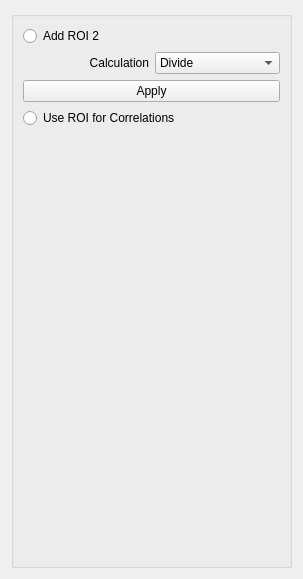
         <widget class="QWidget" name="page_8">
          <property name="geometry">
           <rect>
            <x>0</x>
            <y>0</y>
            <width>303</width>
            <height>579</height>
           </rect>
          </property>
          <attribute name="label">
           <string>Spectrum Calculations</string>
          </attribute>
          <layout class="QGridLayout" name="gridLayout_23">
           <item row="0" column="0">
            <widget class="QGroupBox" name="groupBox_7">
             <property name="title">
              <string/>
             </property>
             <layout class="QGridLayout" name="gridLayout_36">
              <item row="0" column="0">
               <widget class="QRadioButton" name="rb_math_roi">
                <property name="sizePolicy">
                 <sizepolicy hsizetype="Preferred" vsizetype="Fixed">
                  <horstretch>0</horstretch>
                  <verstretch>0</verstretch>
                 </sizepolicy>
                </property>
                <property name="text">
                 <string>Add ROI 2</string>
                </property>
                <property name="checkable">
                 <bool>true</bool>
                </property>
                <property name="checked">
                 <bool>false</bool>
                </property>
                <property name="autoExclusive">
                 <bool>false</bool>
                </property>
               </widget>
              </item>
              <item row="1" column="0">
               <layout class="QGridLayout" name="gridLayout_6">
                <item row="0" column="0">
                 <widget class="QLabel" name="label_13">
                  <property name="sizePolicy">
                   <sizepolicy hsizetype="Preferred" vsizetype="Fixed">
                    <horstretch>0</horstretch>
                    <verstretch>0</verstretch>
                   </sizepolicy>
                  </property>
                  <property name="text">
                   <string>Calculation</string>
                  </property>
                  <property name="alignment">
                   <set>Qt::AlignRight|Qt::AlignTrailing|Qt::AlignVCenter</set>
                  </property>
                 </widget>
                </item>
                <item row="0" column="1">
                 <widget class="QComboBox" name="cb_roi_operation">
                  <property name="sizePolicy">
                   <sizepolicy hsizetype="Preferred" vsizetype="Fixed">
                    <horstretch>0</horstretch>
                    <verstretch>0</verstretch>
                   </sizepolicy>
                  </property>
                  <item>
                   <property name="text">
                    <string>Divide</string>
                   </property>
                  </item>
                  <item>
                   <property name="text">
                    <string>Subtract</string>
                   </property>
                  </item>
                  <item>
                   <property name="text">
                    <string>Add</string>
                   </property>
                  </item>
                  <item>
                   <property name="text">
                    <string>Correlation Plot</string>
                   </property>
                  </item>
                 </widget>
                </item>
               </layout>
              </item>
              <item row="4" column="0">
               <spacer name="verticalSpacer_2">
                <property name="orientation">
                 <enum>Qt::Vertical</enum>
                </property>
                <property name="sizeHint" stdset="0">
                 <size>
                  <width>20</width>
                  <height>40</height>
                 </size>
                </property>
               </spacer>
              </item>
              <item row="2" column="0">
               <widget class="QPushButton" name="pb_apply_spec_calc">
                <property name="text">
                 <string>Apply</string>
                </property>
               </widget>
              </item>
              <item row="3" column="0">
               <widget class="QRadioButton" name="rb_roiRegionOnly">
                <property name="text">
                 <string>Use ROI for Correlations</string>
                </property>
               </widget>
              </item>
             </layout>
            </widget>
           </item>
          </layout>
         </widget>
